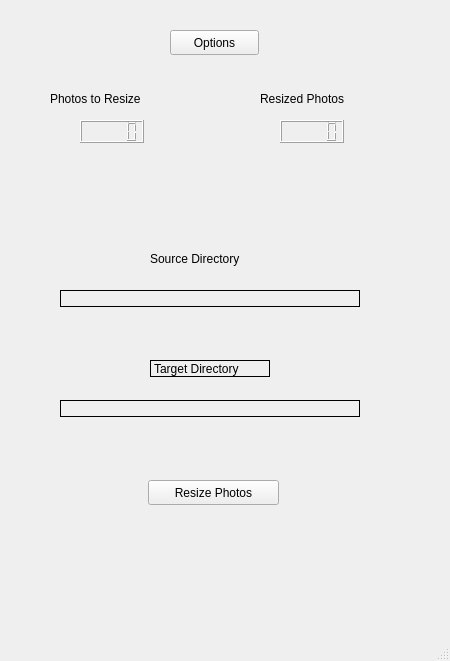
<?xml version="1.0" encoding="UTF-8"?>
<ui version="4.0">
 <class>MainWindow</class>
 <widget class="QMainWindow" name="MainWindow">
  <property name="geometry">
   <rect>
    <x>0</x>
    <y>0</y>
    <width>450</width>
    <height>661</height>
   </rect>
  </property>
  <property name="windowTitle">
   <string>Resize Photo Tool</string>
  </property>
  <widget class="QWidget" name="centralwidget">
   <widget class="QLCDNumber" name="filesToResizeLcdNumber">
    <property name="geometry">
     <rect>
      <x>80</x>
      <y>120</y>
      <width>64</width>
      <height>23</height>
     </rect>
    </property>
   </widget>
   <widget class="QLabel" name="filesToResizeLabel">
    <property name="geometry">
     <rect>
      <x>50</x>
      <y>90</y>
      <width>121</width>
      <height>17</height>
     </rect>
    </property>
    <property name="text">
     <string>Photos to Resize</string>
    </property>
   </widget>
   <widget class="QLabel" name="resizedPhotosLabel">
    <property name="geometry">
     <rect>
      <x>260</x>
      <y>90</y>
      <width>121</width>
      <height>17</height>
     </rect>
    </property>
    <property name="text">
     <string>Resized Photos</string>
    </property>
   </widget>
   <widget class="QLCDNumber" name="resizedPhotosLcdNumber">
    <property name="geometry">
     <rect>
      <x>280</x>
      <y>120</y>
      <width>64</width>
      <height>23</height>
     </rect>
    </property>
   </widget>
   <widget class="QLabel" name="sourceDirectoryLabel">
    <property name="geometry">
     <rect>
      <x>150</x>
      <y>250</y>
      <width>120</width>
      <height>17</height>
     </rect>
    </property>
    <property name="text">
     <string>Source Directory</string>
    </property>
   </widget>
   <widget class="QLabel" name="sourceDirectoryValueLabel">
    <property name="geometry">
     <rect>
      <x>60</x>
      <y>290</y>
      <width>300</width>
      <height>17</height>
     </rect>
    </property>
    <property name="frameShape">
     <enum>QFrame::Box</enum>
    </property>
    <property name="text">
     <string/>
    </property>
   </widget>
   <widget class="QLabel" name="targetDirectoryLabel">
    <property name="geometry">
     <rect>
      <x>150</x>
      <y>360</y>
      <width>120</width>
      <height>17</height>
     </rect>
    </property>
    <property name="frameShape">
     <enum>QFrame::Box</enum>
    </property>
    <property name="text">
     <string>Target Directory</string>
    </property>
   </widget>
   <widget class="QLabel" name="targetDirectoryValueLabel">
    <property name="geometry">
     <rect>
      <x>60</x>
      <y>400</y>
      <width>300</width>
      <height>17</height>
     </rect>
    </property>
    <property name="frameShape">
     <enum>QFrame::Box</enum>
    </property>
    <property name="text">
     <string/>
    </property>
   </widget>
   <widget class="QPushButton" name="optionsPushButton">
    <property name="geometry">
     <rect>
      <x>170</x>
      <y>30</y>
      <width>89</width>
      <height>25</height>
     </rect>
    </property>
    <property name="toolTip">
     <string>Set Photo Size and Source Directory</string>
    </property>
    <property name="text">
     <string>Options</string>
    </property>
   </widget>
   <widget class="QPushButton" name="resizePhotosButton">
    <property name="geometry">
     <rect>
      <x>148</x>
      <y>480</y>
      <width>131</width>
      <height>25</height>
     </rect>
    </property>
    <property name="text">
     <string>Resize Photos</string>
    </property>
   </widget>
  </widget>
  <widget class="QMenuBar" name="menubar">
   <property name="geometry">
    <rect>
     <x>0</x>
     <y>0</y>
     <width>450</width>
     <height>22</height>
    </rect>
   </property>
  </widget>
  <widget class="QStatusBar" name="statusbar"/>
 </widget>
 <resources/>
 <connections/>
</ui>
